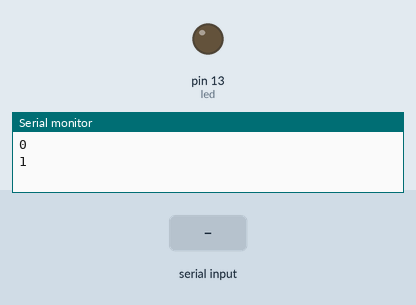
This sketch was run on a simulated Arduino Uno, built with avr-gcc and run on an emulated ATmega328P. Shown: output pins drawn as LEDs (lit = HIGH), the last lines printed to the serial monitor. The inputs (shaded band) are chosen by the test bench.

Above: at 1.2 s.
1.3 s: "a" received over Serial
At 3.1 s:
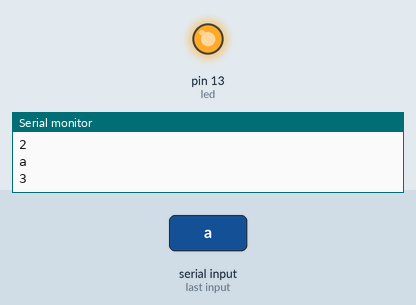
3.5 s: "b" received over Serial
At 4.6 s:
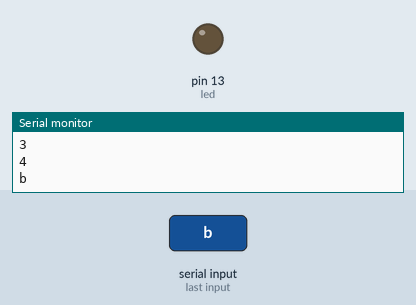
Timing chart, 0 to 6.5 s (numbered marks = the images above; inputs shaded):
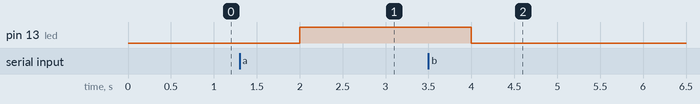

Measured:
- after the input at 1.3 s, pin 13 (led): LOW → HIGH after 0.70 s
- after the input at 3.5 s, pin 13 (led): HIGH → LOW after 0.50 s

The sketch:

test.ino
```cpp
int a=0;
int led =13;
char x="b";

void setup() {
  Serial.begin(9600);
  pinMode(led,OUTPUT);
}

void loop() {
  Serial.println(a);
  if (Serial.available() > 0) {
    x = Serial.read();
    Serial.println(x);
    if(x==97){
      digitalWrite(led,HIGH);
    }
    else if(x==98){
      digitalWrite(led,LOW);
    }
  }

  a++;
  delay(1000);

}
```
